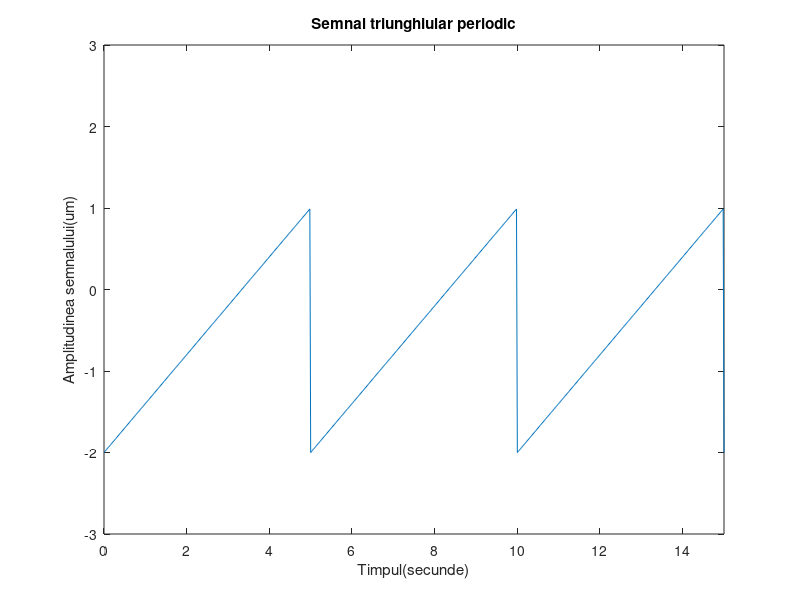

Source code (MATLAB):
t=0:.02:15;
%3 perioade/20ms
x=1.5*sawtooth(pi*0.4*t)-0.5;
%->Vom atribui variabilei x o functie ce descrie un semnal triunghiular
%->Vom folosi functia pot pentru a genera un grafic cu parametrii t si x
plot(t,x)
%->Vom folosi functia axis pentru a stabili intervalele de valori 
%ale celor 2 axe
axis([0 15 -3 3])
xlabel('Timpul(secunde)')
%Am denumit axa Ox
ylabel('Amplitudinea semnalului(um)')
%Am denumit axa Oy
title('Semnal triunghiular periodic')
